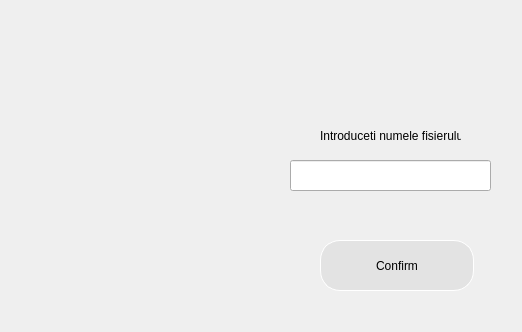
<?xml version="1.0" encoding="UTF-8"?>
<ui version="4.0">
 <class>Downloader</class>
 <widget class="QDialog" name="Downloader">
  <property name="geometry">
   <rect>
    <x>0</x>
    <y>0</y>
    <width>522</width>
    <height>332</height>
   </rect>
  </property>
  <property name="windowTitle">
   <string>Dialog</string>
  </property>
  <widget class="QLabel" name="label_files">
   <property name="geometry">
    <rect>
     <x>20</x>
     <y>10</y>
     <width>231</width>
     <height>291</height>
    </rect>
   </property>
   <property name="text">
    <string/>
   </property>
  </widget>
  <widget class="QLineEdit" name="lineEdit">
   <property name="geometry">
    <rect>
     <x>290</x>
     <y>160</y>
     <width>201</width>
     <height>31</height>
    </rect>
   </property>
  </widget>
  <widget class="QPushButton" name="pushButton">
   <property name="geometry">
    <rect>
     <x>320</x>
     <y>240</y>
     <width>154</width>
     <height>51</height>
    </rect>
   </property>
   <property name="styleSheet">
    <string notr="true"> QPushButton#pushButton {
      border-style: outset;
	  background-color:#E3E3E3;
      border-width: 1px;
      border-radius: 20px;
      border-color: white;
      font:  12px;
      min-width: 10em;
      padding: 6px;
  }</string>
   </property>
   <property name="text">
    <string>Confirm</string>
   </property>
  </widget>
  <widget class="QLabel" name="label_2">
   <property name="geometry">
    <rect>
     <x>320</x>
     <y>120</y>
     <width>141</width>
     <height>31</height>
    </rect>
   </property>
   <property name="text">
    <string>Introduceti numele fisierului</string>
   </property>
  </widget>
 </widget>
 <resources/>
 <connections/>
</ui>
